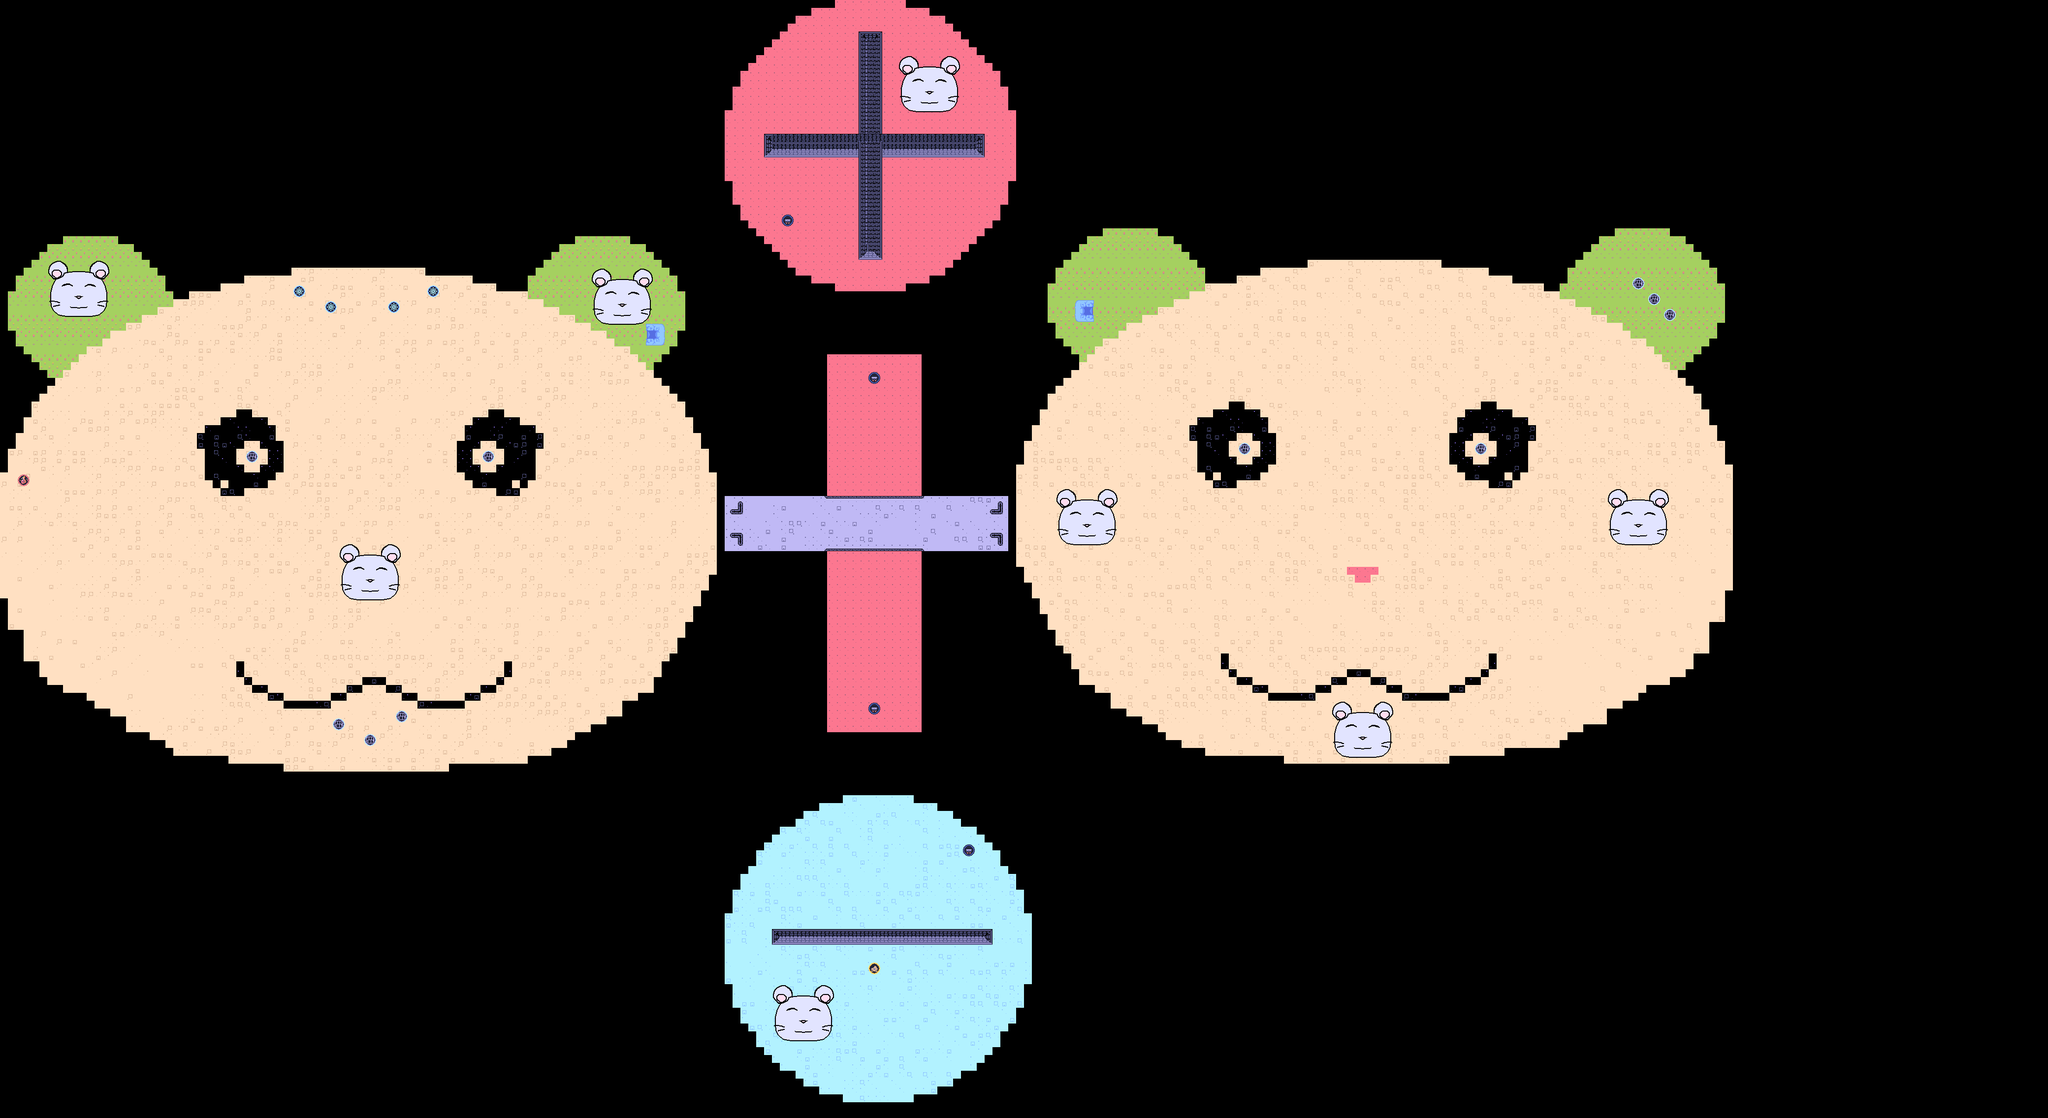

This is a level from a 2D game, rendered from its Tiled map with the project's own tilesets. A one-line summary and the map file follow, with tile-layer data summarised:
An orthogonal 260x142 tile map with 16x16 px tiles, 3 tile layers (Tile Layer 1, Tile Layer 2, Tile Layer 3) and 3 objects (2x Tunnel, SpawnZone).

<map version="1.10" tiledversion="1.10.2" class="Map" orientation="orthogonal" renderorder="right-down" width="260" height="142" tilewidth="16" tileheight="16" infinite="0" nextlayerid="5" nextobjectid="8">
 <properties>
  <property name="AI Difficulty" type="int" propertytype="Difficulty" value="2" />
  <property name="BGM" propertytype="BGM" value="shiru8bit - Proper Summer.ogg" />
 </properties>
 <tileset firstgid="1" source="Terrain.tsx" />
 <layer id="1" name="Tile Layer 1" width="260" height="142">
  <data>[36920 cells, 11116 non-empty, 35 distinct tile ids]</data>
 </layer>
 <layer id="2" name="Tile Layer 2" width="260" height="142">
  <data>[36920 cells, 2650 non-empty, 96 distinct tile ids]</data>
 </layer>
 <layer id="3" name="Tile Layer 3" width="260" height="142">
  <data>[36920 cells, 226 non-empty, 102 distinct tile ids]</data>
 </layer>
 <objectgroup id="4" name="Object Layer 1">
  <object id="1" type="SpawnZone" x="1696" y="1024" width="160" height="80" />
  <object id="6" type="Tunnel" x="2216" y="632">
   <point />
  </object>
  <object id="7" type="Tunnel" x="1320" y="680">
   <properties>
    <property name="Link" type="object" value="6" />
   </properties>
   <point />
  </object>
 </objectgroup>
</map>
